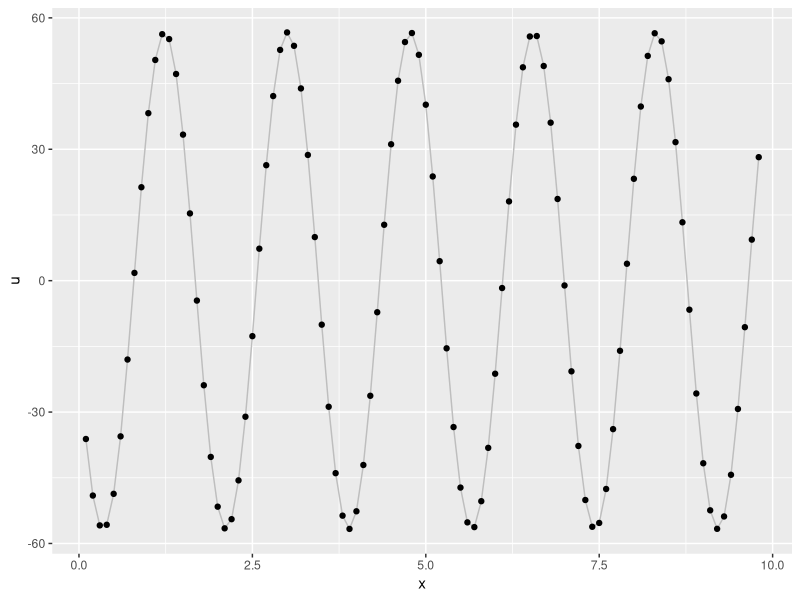
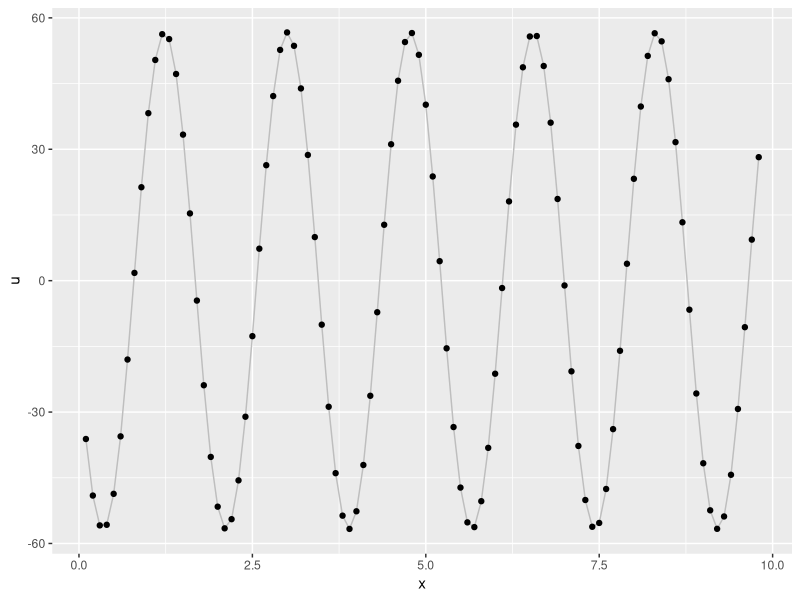

Here is the R script that generated these plots, in order:
library(ggplot2)

data1 <- read.csv("q1.csv", header = T, sep = ",")

ggplot(data1) +
    geom_line(aes(x, u), color = "grey") +
    geom_point(aes(x, u))
ggsave(file = "q1.pdf")
